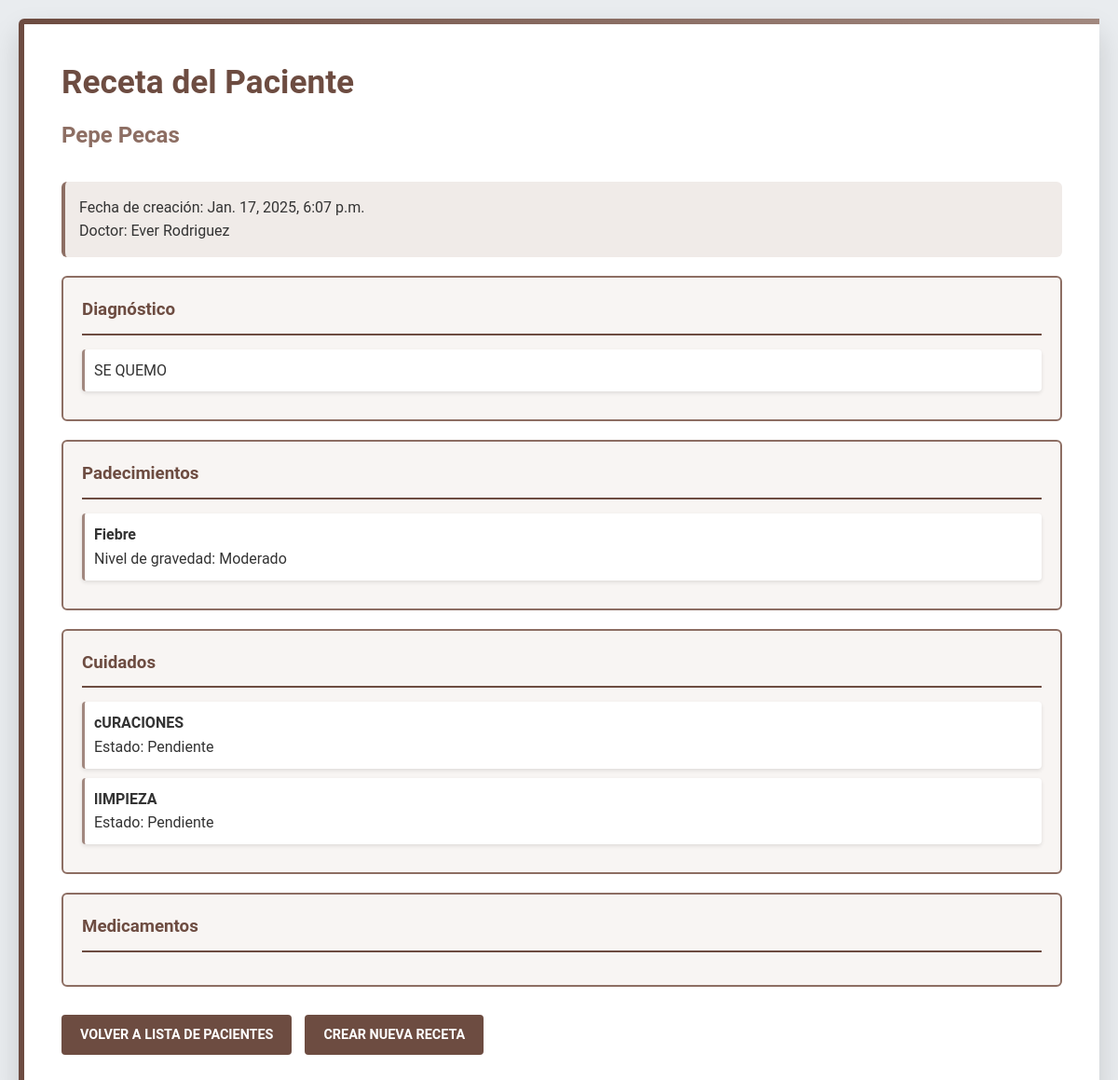
The page /doctor/ver-receta-paciente/2/ (signed in) on the database as committed earlier.
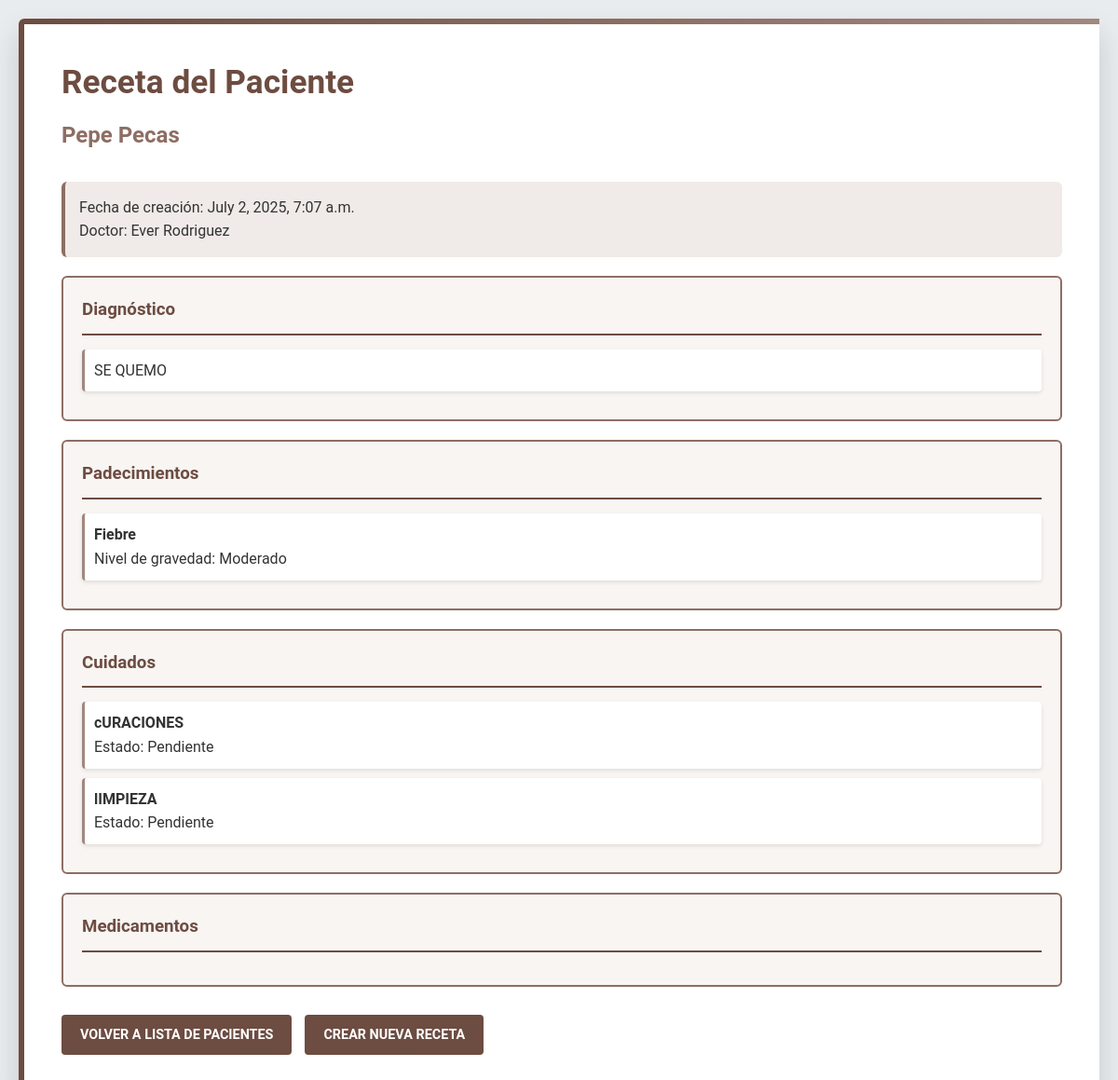
The same page on the database as committed later.
### usuarioDoctor/models.py (models this page shows, shortened)
class Receta(models.Model):
    paciente = models.ForeignKey('usuarioJefa.Paciente', on_delete=models.CASCADE, related_name='recetas_doctor')
    doctor = models.ForeignKey(
        Usuarios,
        on_delete=models.PROTECT,
        limit_choices_to={'tipoUsuario': 'DR'}
    )
    diagnostico = models.ForeignKey(Diagnostico, on_delete=models.CASCADE)
    fecha_creacion = models.DateTimeField(auto_now_add=True)
    fecha_modificacion = models.DateTimeField(auto_now=True)
    aprobado_por_jefa = models.BooleanField(default=False)
    activa = models.BooleanField(default=True)
    numero_ingreso = models.PositiveIntegerField(default=1)

class Diagnostico(models.Model):
    NIVELES_GRAVEDAD = [
        (1, 'Leve'),
        (2, 'Moderado'),
        (3, 'Grave')
    ]
    paciente = models.ForeignKey('usuarioJefa.Paciente', on_delete=models.CASCADE, related_name='diagnosticos')
    doctor = models.ForeignKey(
        Usuarios,
        on_delete=models.PROTECT,
        limit_choices_to={'tipoUsuario': 'DR'}
    )
    descripcion = models.TextField()
    cuidados_especificos = models.TextField()
    fecha_creacion = models.DateTimeField(auto_now_add=True)
    fecha_modificacion = models.DateTimeField(auto_now=True)
    aprobado_por_jefa = models.BooleanField(default=False)
    activo = models.BooleanField(default=True)
    numero_ingreso = models.PositiveIntegerField(default=1)
    class Meta:
        ordering = ['-fecha_creacion']

class RecetaPadecimiento(models.Model):
    receta = models.ForeignKey(Receta, on_delete=models.CASCADE, related_name='padecimientos')
    padecimiento = models.ForeignKey(Padecimiento, on_delete=models.PROTECT)
    nivel_gravedad = models.IntegerField(choices=Diagnostico.NIVELES_GRAVEDAD)

class Padecimiento(models.Model):
    nombre = models.CharField(max_length=200)
    descripcion = models.TextField(null=True, blank=True)
    areas = models.ManyToManyField(
        'login.AreaEspecialidad',
        blank=True,
        related_name='padecimientos_relacionados',
        help_text="Áreas hospitalarias donde se maneja este padecimiento"
    )
    fortalezas = models.ManyToManyField(
        'login.Fortaleza',
        blank=True,
        related_name='padecimientos_asociados',
        help_text="Fortalezas de enfermería necesarias para atender este padecimiento"
    )
    activo = models.BooleanField(default=True)
    class Meta:
        ordering = ['nombre']
        verbose_name = 'Padecimiento'
        verbose_name_plural = 'Padecimientos'

class RecetaCuidado(models.Model):
    receta = models.ForeignKey(Receta, on_delete=models.CASCADE, related_name='cuidados')
    cuidado = models.ForeignKey(Cuidado, on_delete=models.PROTECT)
    completado = models.BooleanField(default=False)
    fecha_completado = models.DateTimeField(null=True, blank=True)
    completado_por = models.ForeignKey(
        'login.Usuarios',
        null=True,
        blank=True,
        on_delete=models.SET_NULL,
        limit_choices_to={'tipoUsuario': 'EN'}
    )

class Cuidado(models.Model):
    nombre = models.CharField(max_length=200)
    class Meta:
        verbose_name = 'Cuidado'
        verbose_name_plural = 'Cuidados'

### login/models.py (models this page shows, shortened)
class Usuarios(AbstractUser):
    jefaPiso = 'JP'
    enfermeria = 'EN'
    doctor = 'DR'
    rolesUsuario = [
        (jefaPiso, 'Jefa de Piso'),
        (enfermeria, 'Enfermería'),
        (doctor, 'Doctor'),
    ]
    tipoUsuario = models.CharField(max_length=2, choices=rolesUsuario, default=enfermeria)
    apellidos = models.CharField(max_length=150)
    edad = models.IntegerField(null=True, blank=True)
    fechaNacimiento = models.DateField(null=True, blank=True)
    areaEspecialidad = models.ForeignKey(AreaEspecialidad, on_delete=models.SET_NULL, null=True, blank=True)
    fortalezas = models.ManyToManyField(Fortaleza, blank=True)
    estaActivo = models.BooleanField(default=True)
    fechaRegistro = models.DateTimeField(default=timezone.now)
    fechaEliminacion = models.DateTimeField(null=True, blank=True)
    cedula = models.CharField(max_length=20, blank=True, null=True)
    telefono = models.CharField(max_length=15, blank=True, null=True)
    direccion = models.TextField(blank=True, null=True)
    primerIngreso = models.BooleanField(default=True)

### usuarioDoctor/views.py (the view)
@login_required
def ver_receta_paciente(request, paciente_id):
    paciente = get_object_or_404(Paciente, id=paciente_id)
    receta = Receta.objects.filter(
        paciente=paciente,
        activa=True
    ).select_related('diagnostico').prefetch_related(
        'padecimientos',
        'cuidados',
        'detalles'
    ).order_by('-fecha_creacion').first()
    if not receta:
        messages.warning(request, 'El paciente no tiene una receta activa.')
        return redirect('doctor:pacientes_doctor')
    context = {
        'paciente': paciente,
        'receta': receta,
        'padecimientos': RecetaPadecimiento.objects.filter(receta=receta).select_related('padecimiento'),
        'cuidados': RecetaCuidado.objects.filter(receta=receta).select_related('cuidado'),
        'detalles_medicamentos': DetalleReceta.objects.filter(receta=receta).select_related('medicamento'),
        'diagnostico': receta.diagnostico,
    }
    return render(request, 'usuarioDoctor/ver_receta_paciente.html', context)

### usuarioDoctor/templates/usuarioDoctor/ver_receta_paciente.html (shortened to what this page needs)
<!DOCTYPE html>
<html lang="es">
<head>
</head>
<body>
    <div class="container">
        <div class="header">
            <h1>Receta del Paciente</h1>
            <h2>{{ paciente.nombres }} {{ paciente.apellidos }}</h2>
        </div>
        <div class="patient-info">
            <p>Fecha de creación: {{ receta.fecha_creacion }}</p>
            <p>Doctor: {{ receta.doctor.first_name }} {{ receta.doctor.apellidos }}</p>
        </div>
        <div class="seccion">
            <h3>Diagnóstico</h3>
            <div class="item">
                <p>{{ diagnostico.descripcion }}</p>
            </div>
        </div>
        <div class="seccion">
            <h3>Padecimientos</h3>
            {% for padecimiento in padecimientos %}
            <div class="item">
                <strong>{{ padecimiento.padecimiento.nombre }}</strong>
                <br>
                Nivel de gravedad: {{ padecimiento.get_nivel_gravedad_display }}
            </div>
            {% endfor %}
        </div>
        <div class="seccion">
            <h3>Cuidados</h3>
            {% for cuidado in cuidados %}
            <div class="item">
                <strong>{{ cuidado.cuidado.nombre }}</strong>
                <br>
                Estado: {% if cuidado.completado %}Completado{% else %}Pendiente{% endif %}
            </div>
            {% endfor %}
        </div>
        <div class="seccion">
            <h3>Medicamentos</h3>
        </div>
        <div style="margin-top: 20px;">
            <a href="{% url 'doctor:pacientes_doctor' %}" class="btn">Volver a lista de pacientes</a>
            <a href="{% url 'doctor:receta_paciente' paciente.id %}" class="btn">Crear nueva receta</a>
        </div>
    </div>
</body>
</html>

Rows that differ between the two databases and show on the page:
no longer on this page (row edited): Receta: fecha_creacion "Jan. 17, 2025, 6:07 p.m.", doctor.first_name "Ever", doctor.apellidos "Rodriguez"
added Receta: fecha_creacion "July 2, 2025, 7:07 a.m.", doctor.first_name "Ever", doctor.apellidos "Rodriguez"
